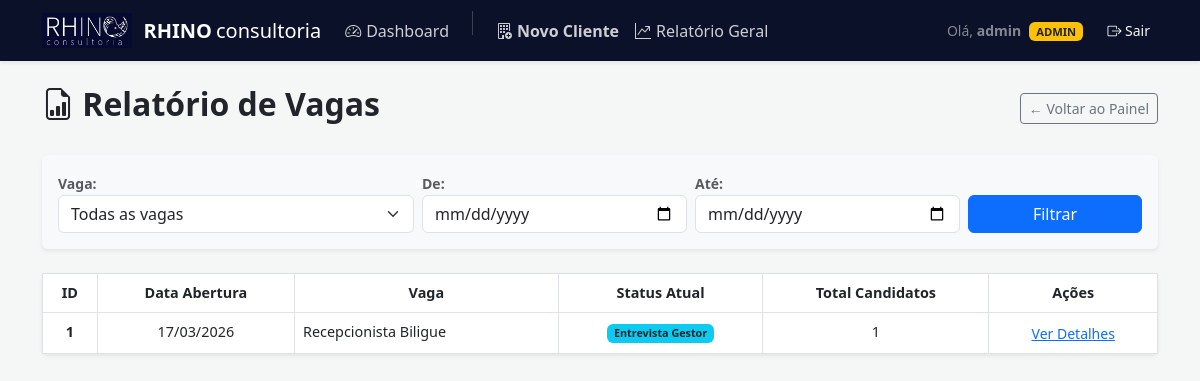
The page /relatorio/ (signed in) on the database as committed earlier.
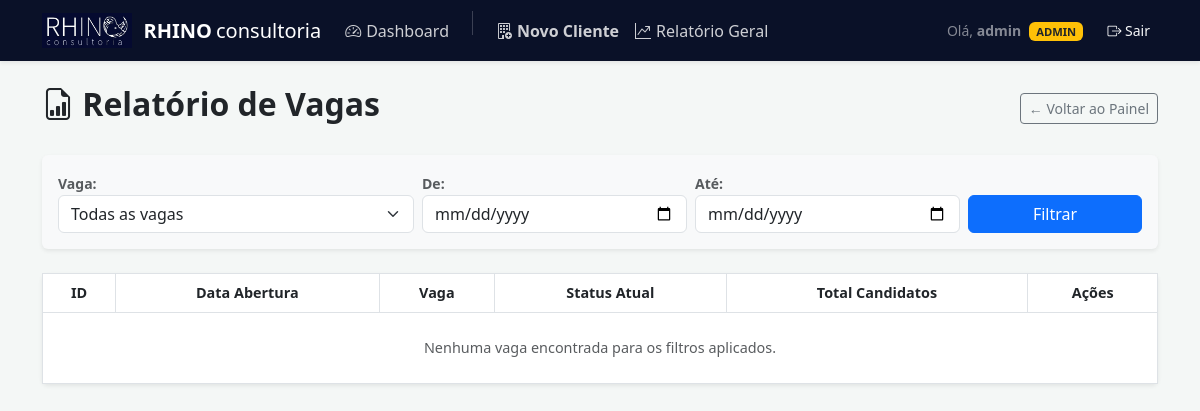
The same page on the database as committed later.
### core/models.py (models this page shows, shortened)
class Vaga(models.Model):
    STATUS_CHOICES = [
        ('abertura', 'Abertura'),
        ('candidatura', 'Candidatura'),
        ('teste', 'Teste'),
        ('ent_recrutador', 'Entrevista Recrutador'),
        ('ent_gestor', 'Entrevista Gestor'),
        ('aprovado', 'Aprovado'),
        ('reprovado', 'Reprovado'),
    ]
    titulo = models.CharField(max_length=200)
    cliente = models.ForeignKey(Cliente, on_delete=models.CASCADE)
    descricao = models.TextField()
    status = models.CharField(max_length=20, choices=STATUS_CHOICES, default='abertura')
    criado_em = models.DateTimeField(auto_now_add=True)

### core/views.py (the view)
# urls.py: path('relatorio/', views.relatorio_vagas, name='relatorio_vagas'),
@login_required
def relatorio_vagas(request):
    vaga_id = request.GET.get('vaga')
    data_inicio = request.GET.get('data_inicio')
    data_fim = request.GET.get('data_fim')
    vagas = Vaga.objects.filter(cliente__usuario=request.user).order_by('-criado_em')
    if vaga_id:
        vagas = vagas.filter(id=vaga_id)
    if data_inicio:
        vagas = vagas.filter(criado_em__date__gte=data_inicio)
    if data_fim:
        vagas = vagas.filter(criado_em__date__lte=data_fim)
    context = {
        'vagas_relatorio': vagas,
        'todas_vagas': Vaga.objects.filter(cliente__usuario=request.user), # Para carregar o select de filtro
    }
    return render(request, 'core/relatorio_vagas.html', context)

### core/templates/core/relatorio_vagas.html (shortened to what this page needs)
{% extends 'core/base.html' %}
{% block content %}
<div class="d-flex justify-content-between align-items-center mb-4">
    <h2 class="fw-bold"><i class="bi bi-file-earmark-bar-graph"></i> Relatório de Vagas</h2>
    <a href="{% url 'dashboard' %}" class="btn btn-outline-secondary btn-sm">← Voltar ao Painel</a>
</div>
<div class="card shadow-sm border-0 mb-4 bg-light">
    <div class="card-body">
        <form method="GET" class="row g-2 align-items-end">
            <div class="col-md-4">
                <label class="small fw-bold text-muted">Vaga:</label>
                <select name="vaga" class="form-select">
                    <option value="">Todas as vagas</option>
                </select>
            </div>
            <div class="col-md-3">
                <label class="small fw-bold text-muted">De:</label>
                <input type="date" name="data_inicio" value="{{ request.GET.data_inicio }}" class="form-control">
            </div>
            <div class="col-md-3">
                <label class="small fw-bold text-muted">Até:</label>
                <input type="date" name="data_fim" value="{{ request.GET.data_fim }}" class="form-control">
            </div>
            <div class="col-md-2">
                <button type="submit" class="btn btn-primary w-100">Filtrar</button>
            </div>
        </form>
    </div>
</div>
<div class="card shadow-sm border-0">
    <div class="table-responsive">
        <table class="table table-bordered table-hover mb-0" style="font-size: 0.9rem;">
            <thead class="bg-dark text-white text-center">
                <tr>
                    <th>ID</th>
                    <th>Data Abertura</th>
                    <th>Vaga</th>
                    <th>Status Atual</th>
                    <th>Total Candidatos</th>
                    <th>Ações</th>
                </tr>
            </thead>
            <tbody>
                {% for vaga in vagas_relatorio %}
                <tr>
                    <td class="text-center fw-bold">{{ vaga.id }}</td>
                    <td class="text-center">{{ vaga.criado_em|date:"d/m/Y" }}</td>
                    <td>{{ vaga.titulo }}</td>
                    <td class="text-center">
                        <span class="badge bg-info text-dark">{{ vaga.get_status_display }}</span>
                    </td>
                    <td class="text-center">{{ vaga.candidatos.count }}</td>
                    <td class="text-center">
                        <a href="{% url 'detalhes_vaga' vaga.id %}" class="btn btn-sm btn-link p-0">Ver Detalhes</a>
                    </td>
                </tr>
                {% empty %}
                <tr>
                    <td colspan="6" class="text-center py-4 text-muted">Nenhuma vaga encontrada para os filtros aplicados.</td>
                </tr>
                {% endfor %}
            </tbody>
        </table>
    </div>
</div>
{% endblock %}

Rows that differ between the two databases and show on the page:
removed Vaga: id "1", criado_em "17/03/2026", titulo "Recepcionista Biligue", status "Entrevista Gestor", candidatos.count "1"
Other text that changed with them:
text now shown: "Nenhuma vaga encontrada para os filtros aplicados."
